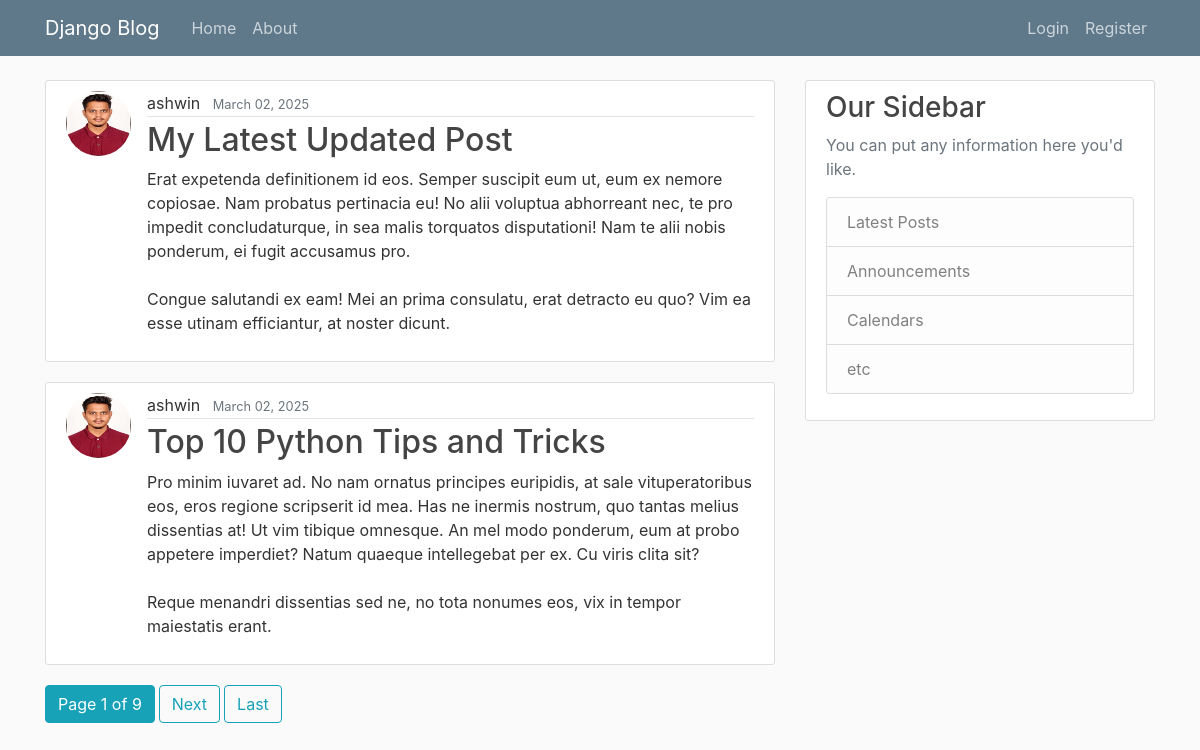
The page / on the database its author committed.
### blog/models.py (models this page shows, shortened)
class Post(models.Model):
    title = models.CharField(max_length=100)
    content = models.TextField()
    date_posted = models.DateTimeField(default=timezone.now)
    author = models.ForeignKey(User, on_delete=models.CASCADE)

### users/models.py (models this page shows, shortened)
class Profile(models.Model):
    user = models.OneToOneField(User, on_delete=models.CASCADE)
    image = models.ImageField(default='default.jpg', upload_to="profile_pics")

### blog/views.py (the view)
# urls.py: path('', PostListView.as_view() , name='blog-home'),
class PostListView(ListView):
    model = Post
    template_name = 'blog/home.html'
    context_object_name = 'posts'
    ordering = ['-date_posted']
    paginate_by = 2

### blog/templates/blog/home.html (shortened to what this page needs)
{% extends "blog/base.html" %} {% block content %} {% for post in posts %}
<article class="media content-section">
  <img
    class="rounded-circle article-img"
    src="{{ post.author.profile.image.url }}"
  />
  <div class="media-body">
    <div class="article-metadata">
      <span class="mr-2">{{ post.author }}</span>
      <small class="text-muted">{{ post.date_posted|date:"F d, Y" }}</small>
    </div>
    <h2>
      <a class="article-title" href="{% url 'post-detail' post.id %}"
        >{{ post.title }}</a
      >
    </h2>
    <p class="article-content">{{ post.content }}</p>
  </div>
</article>
{% endfor %} {% if is_paginated %}
<div class="pagination">
  <span class="btn btn-info mb-4 mr-1"
    >Page {{ page_obj.number }} of {{ page_obj.paginator.num_pages }}</span
  >
  {% if page_obj.has_next %}
  <a
    class="btn btn-outline-info mb-4 mr-1"
    href="?page={{ page_obj.next_page_number }}"
    >Next</a
  >
  <a
    class="btn btn-outline-info mb-4 mr-1"
    href="?page={{ page_obj.paginator.num_pages }}"
    >Last</a
  >
  {% endif %}
</div>
{% endif %} {% endblock content %}

### blog/templates/blog/base.html (shortened to what this page needs)
{%load static%}
<!DOCTYPE html>
<html lang="en">
  <head>
    <link
      rel="stylesheet"
      href="https://cdn.jsdelivr.net/npm/bootstrap@4.0.0/dist/css/bootstrap.min.css"
    />
    <link rel="stylesheet" type="text/css" href="{% static 'blog/main.css' %}">
  </head>
  <body>
    <header class="site-header">
      <nav class="navbar navbar-expand-md navbar-dark bg-steel fixed-top">
        <div class="container">
          <a class="navbar-brand mr-4" href="{% url 'blog-home'%}">Django Blog</a>
          <div class="collapse navbar-collapse" id="navbarToggle">
            <div class="navbar-nav mr-auto">
              <a class="nav-item nav-link" href="{% url 'blog-home' %}">Home</a>
              <a class="nav-item nav-link" href="{% url 'blog-about' %}">About</a>
            </div>
            <div class="navbar-nav">
              {% if user.is_authenticated %}
              <a class="nav-item nav-link" href="{% url 'post-create' %}">New Post</a>
              <a class="nav-item nav-link" href="{% url 'profile' %}">Profile</a>
              <a class="nav-item nav-link" href="{% url 'logout' %}">Logout</a>
              {% else %}
              <a class="nav-item nav-link" href="{% url 'login' %}">Login</a>
              <a class="nav-item nav-link" href="{% url 'register' %}">Register</a>
              {% endif %}
            </div>
          </div>
        </div>
      </nav>
    </header>
    <main role="main" class="container">
        <div class="row">
          <div class="col-md-8">
            {% block content %}{% endblock %}
          </div>
          <div class="col-md-4">
            <div class="content-section">
              <h3>Our Sidebar</h3>
              <p class='text-muted'>You can put any information here you'd like.
                <ul class="list-group">
                  <li class="list-group-item list-group-item-light">Latest Posts</li>
                  <li class="list-group-item list-group-item-light">Announcements</li>
                  <li class="list-group-item list-group-item-light">Calendars</li>
                  <li class="list-group-item list-group-item-light">etc</li>
                </ul>
              </p>
            </div>
          </div>
        </div>
      </main>
  </body>
</html>

### blog/static/blog/main.css (style rules this page uses)
body { background: #fafafa; color: #333333; margin-top: 5rem; }
h1, h2, h3, h4, h5, h6 { color: #444444; }
ul { margin: 0; }
.bg-steel { background-color: #5f788a; }
.site-header .navbar-nav .nav-link { color: #cbd5db; }
.content-section { background: #ffffff; padding: 10px 20px; border: 1px solid #dddddd; border-radius: 3px; margin-bottom: 20px; }
.article-title { color: #444444; }
.article-content { white-space: pre-line; }
.article-img { height: 65px; width: 65px; margin-right: 16px; }
.article-metadata { padding-bottom: 1px; margin-bottom: 4px; border-bottom: 1px solid #e3e3e3; }

### rows shown on the page
Post: author.profile.image (picture), author "ashwin", date_posted "March 02, 2025", title "My Latest Updated Post", content "Erat expetenda definitionem id eos. Semper suscipit eum ut, eum ex nemore copiosae. Nam probatus pertinacia eu! No alii voluptua abhorreant nec, te pro impedit concludaturque, in sea malis torquatos disputationi! Nam te alii nobis ponderum, ei fugit accusamus pro. Congue salutandi ex eam! Mei an prima consulatu, erat detracto eu quo? Vim ea esse utinam efficiantur, at noster dicunt."
Post: author.profile.image (picture), author "ashwin", date_posted "March 02, 2025", title "Top 10 Python Tips and Tricks", content "Pro minim iuvaret ad. No nam ornatus principes euripidis, at sale vituperatoribus eos, eros regione scripserit id mea. Has ne inermis nostrum, quo tantas melius dissentias at! Ut vim tibique omnesque. An mel modo ponderum, eum at probo appetere imperdiet? Natum quaeque intellegebat per ex. Cu viris clita sit? Reque menandri dissentias sed ne, no tota nonumes eos, vix in tempor maiestatis erant."

### other values the page prints
{{ page_obj.number }} "1"
{{ page_obj.paginator.num_pages }} "9"
